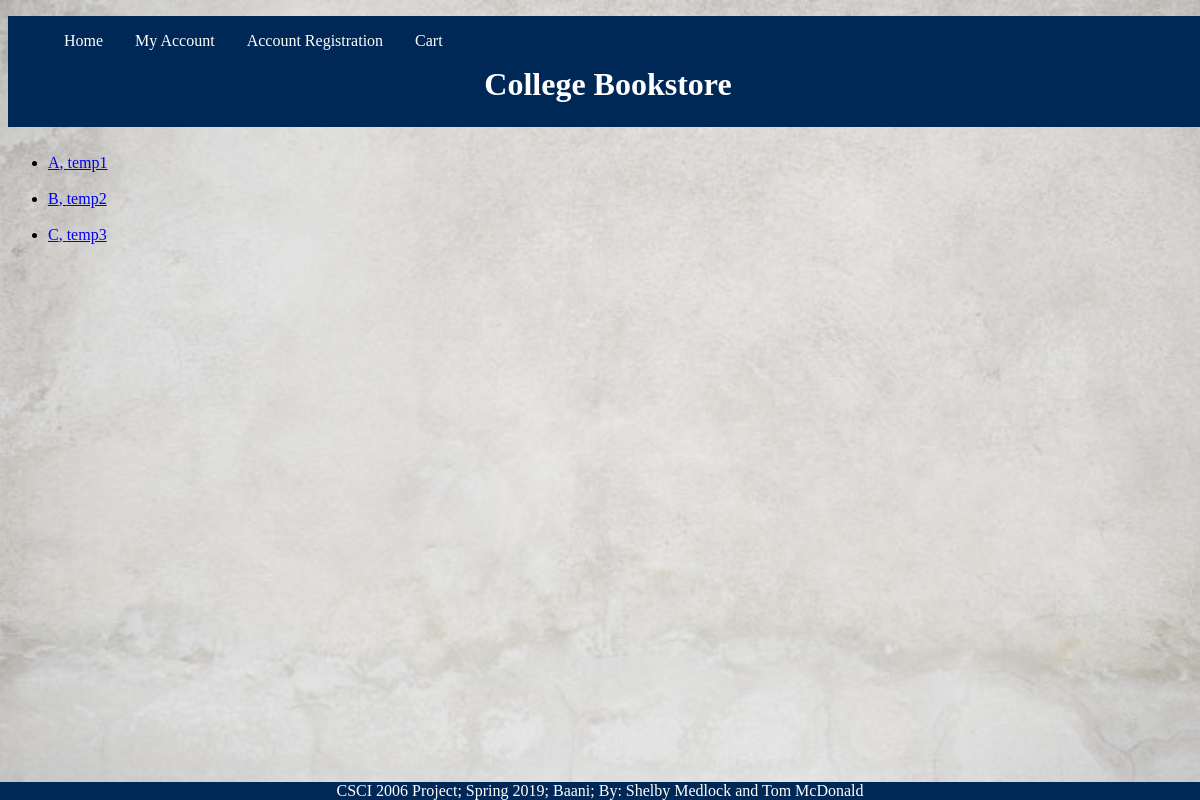
/instructorList.php, run on an earlier commit of the app's database.
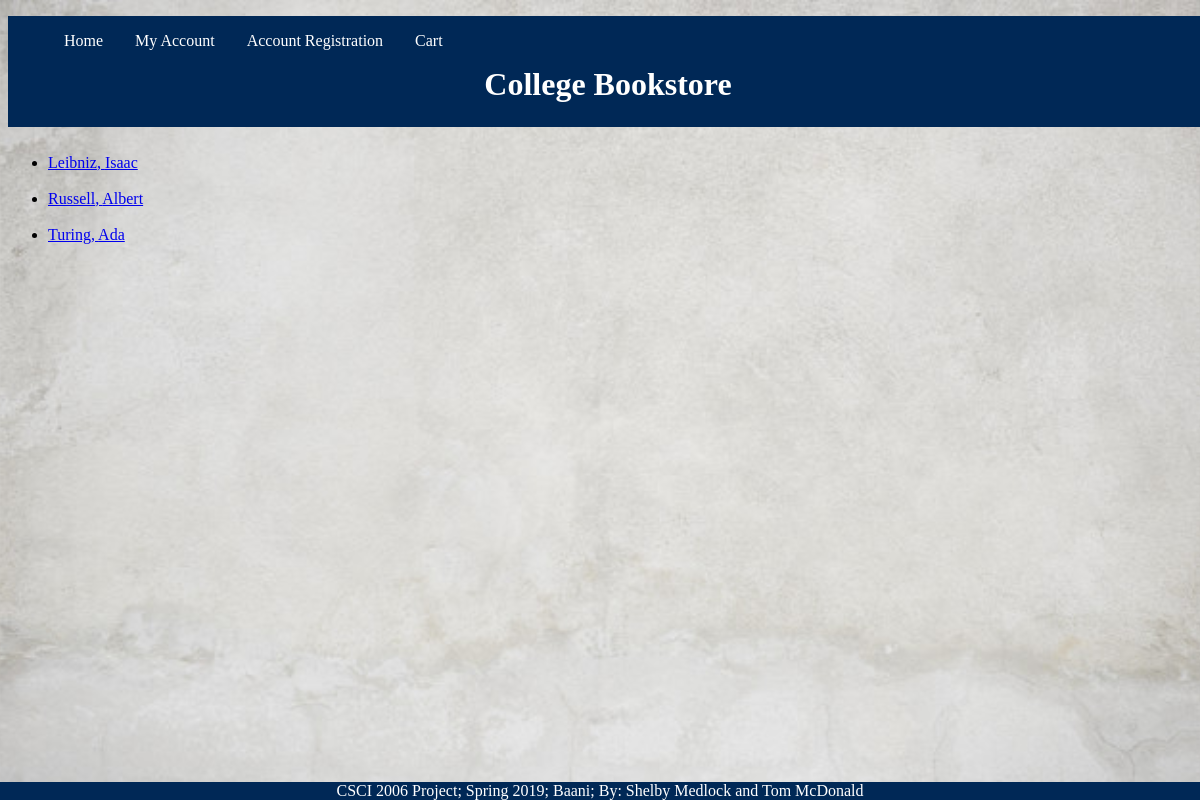
And on a later commit of the database.
### tables this page shows
CREATE TABLE `instructors` (
  `firstName` varchar(255) DEFAULT NULL,
  `lastName` varchar(255) DEFAULT NULL,
  `instructorId` int(11) NOT NULL
);

### includes/config.inc.php (called while the page is built, shortened)
<?php
spl_autoload_register(function ($class) {
    $file = 'lib/' . $class . '.class.php';
});
?>

### lib/InstructorDB.class.php (called while the page is built, shortened)
<?php
  class InstructorDB{
    private $pdo = null;
    private static $baseSQL = "SELECT * FROM Instructors";
    private static $constraint = " order by lastName";
    public function __construct($connection){
      $this->pdo = $connection;
    }
    public function getAll(){
      $sql = self::$baseSQL.self::$constraint;
      $statement = DatabaseHelper::runQuery($this->pdo, $sql, null);
      return $statement;
    }
  }
?>

### lib/DatabaseHelper.class.php (called while the page is built, shortened)
<?php
class DatabaseHelper {
    public static function runQuery($pdo, $sql, $parameters=array())     {
        if (!is_array($parameters)) {
            $parameters = array($parameters);
        }
        $statement = null;
        if (count($parameters) > 0) {
            $statement = $pdo->prepare($sql);
            $executedOk = $statement->execute($parameters);
        } else {
            $statement = $pdo->query($sql);
            if (!$statement) {
                throw new PDOException;
            }
        }
        return $statement;
    }
}
?>

### instructorList.php (the view, shortened to what this page needs)
<?php
	include "includes/config.inc.php";
	$instructors = new InstructorDB($pdo);
	$allInstructors = $instructors->getAll();
?>
<!DOCTYPE html>
<html lang="en">
	<head>
		<link href="css/mainStyles.css" rel="stylesheet"/>
	</head>
	<body>
		<?php include "includes/header.inc.php";?>
		<ul>
		<?php
			foreach ($allInstructors as $item) {
				echo "<li><a href=\"instructorPage.php?id=".$item['instructorId']."\">".$item['lastName'].", ".$item['firstName']."</a></li><br>";
			}
		?>
		</ul>
		<?php include "includes/footer.inc.php";?>
	</body>
</html>

### includes/header.inc.php
<header>
  <nav id="headnav">
    <ul>
      <li><a href="index.php">Home</a></li>
      <li><a href="logIn.php">My Account</a></li>
      <li><a href="accountReg.php">Account Registration</a></li>
      <li><a href="cart.php">Cart</a></li>
    </ul>
    <h1>College Bookstore</h1>
  </nav>
</header>

### includes/footer.inc.php
<footer>CSCI 2006 Project; Spring 2019; Baani; By: Shelby Medlock and Tom McDonald</footer>

### css/mainStyles.css (style rules this page uses)
body { background-image: url("../images/background.png"); background-size: 100%; width: 100%; }
#headnav { width: 100%; background-color: #002856; }
h1 { clear: left; text-align: center; background: #002856; color: white; font-size: 32px; padding-bottom: 2%; }
#headnav ul li { float: left; }
#headnav ul { background-color: #002856; list-style-type: none; }
#headnav ul li a { padding: 16px 16px; text-decoration: none; text-align: center; color: white; display: block; }
footer { position: fixed; width: 100%; bottom: 0; left: 0; background-color: #002856; text-align: center; color: white; }

What changed in the data, as far as the page shows it:
changed instructors: lastName "A" → "Leibniz"; firstName "temp1" → "Isaac"
changed instructors: lastName "B" → "Russell"; firstName "temp2" → "Albert"
changed instructors: lastName "C" → "Turing"; firstName "temp3" → "Ada"
